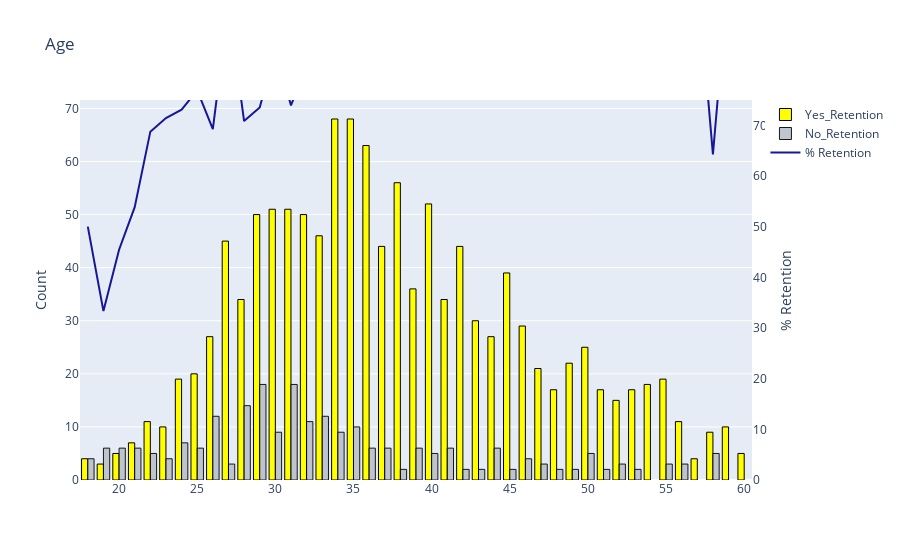

The notebook cell this image was saved under:
### Code cell
barplot('Age', False)

### Figure 1 — Plotly figure (JSON) as saved in the notebook; plotly's stock layout.template omitted (floating-point values rounded to 4 significant figures)
{"data": [{"marker": {"color": "yellow", "line": {"color": "#000000", "width": 1}}, "name": "Yes_Retention", "type": "bar", "x": [34, 35, 36, 38, 40, 31, 30, 29, 32, 33, 27, 42, 37, 45, 39, 41, 28, 43, 46, 44, 26, 50, 49, 47, 25, 55, 24, 54, 48, 51, 53, 52, 22, 56, 59, 23, 58, 21, 60, 20, 57, 18, 19], "y": [68, 68, 63, 56, 52, 51, 51, 50, 50, 46, 45, 44, 44, 39, 36, 34, 34, 30, 29, 27, 27, 25, 22, 21, 20, 19, 19, 18, 17, 17, 17, 15, 11, 11, 10, 10, 9, 7, 5, 5, 4, 4, 3]}, {"marker": {"color": "#B9C0C9", "line": {"color": "#000000", "width": 1}}, "name": "No_Retention", "opacity": 0.9, "type": "bar", "x": [31, 29, 28, 33, 26, 32, 35, 34, 30, 24, 21, 44, 37, 19, 41, 25, 20, 39, 36, 40, 50, 22, 58, 23, 46, 18, 56, 55, 27, 52, 47, 48, 45, 42, 38, 51, 49, 43, 53], "y": [18, 18, 14, 12, 12, 11, 10, 9, 9, 7, 6, 6, 6, 6, 6, 6, 6, 6, 6, 5, 5, 5, 5, 4, 4, 4, 3, 3, 3, 3, 3, 2, 2, 2, 2, 2, 2, 2, 2]}, {"marker": {"color": "darkblue", "line": {"color": "#000000", "width": 0.5}}, "name": "% Retention", "opacity": 0.9, "type": "scatter", "x": [18, 19, 20, 21, 22, 23, 24, 25, 26, 27, 28, 29, 30, 31, 32, 33, 34, 35, 36, 37, 38, 39, 40, 41, 42, 43, 44, 45, 46, 47, 48, 49, 50, 51, 52, 53, 54, 55, 56, 57, 58, 59, 60], "y": [50.0, 33.33, 45.45, 53.85, 68.75, 71.43, 73.08, 76.92, 69.23, 93.75, 70.83, 73.53, 85.0, 73.91, 81.97, 79.31, 88.31, 87.18, 91.3, 88.0, 96.55, 85.71, 91.23, 85.0, 95.65, 93.75, 81.82, 95.12, 87.88, 87.5, 89.47, 91.67, 83.33, 89.47, 83.33, 89.47, 100.0, 86.36, 78.57, 100.0, 64.29, 100.0, 100.0], "yaxis": "y2"}], "layout": {"title": {"text": "Age"}, "yaxis": {"title": {"text": "Count"}}, "yaxis2": {"anchor": "x", "overlaying": "y", "range": [0, 75], "showgrid": false, "side": "right", "title": {"text": "% Retention"}, "zeroline": false}}}
